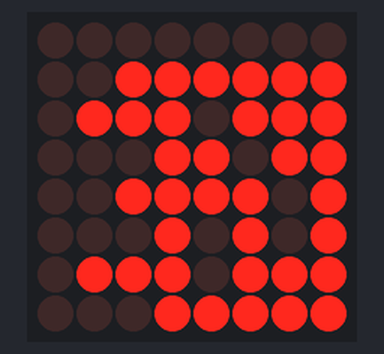
Recording of a sketch running on a simulated Arduino Uno, built with avr-gcc and run on an emulated ATmega328P. Shown: 8×8 LED matrix.

Above: at 0.1 s.
At 1.1 s:
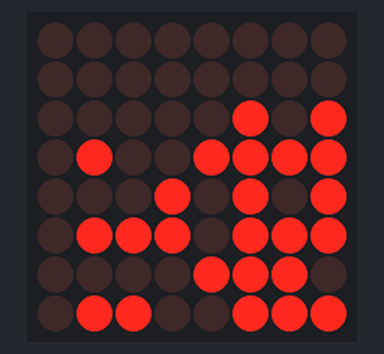
At 2.1 s:
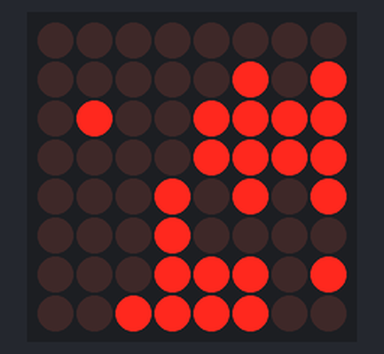
At 3.1 s:
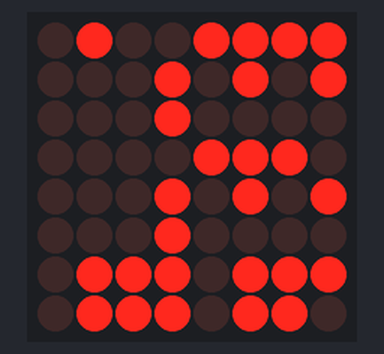

Measured:
- by itself, everything shown: repeats every 4.0 s, in 4 steps
- what the display in image 1 shows lasts 1.0 s, from 1.0 s to 2.0 s

The sketch:

Test-LCD-7Segment-8digits.ino
```cpp
/**
  * V.BRUEL
  *  Test to display the dust collection line names
  * We override the character table to display more characters.
  * This table is quite a standard modification to LedControl library.
  * I've just changed the way the 't' character is displayed: see ++MODIFIED-- tag below
  */
#include "LedControl.h"

/*
 Now we need a LedControl to work with.
 ***** These pin numbers will probably not work with your hardware *****
 pin 12 is connected to the DataIn
 pin 11 is connected to the CLK
 pin 10 is connected to LOAD
 We have only a single MAX72XX.
 */
LedControl lc=LedControl(9,11,10,1);

/* we always wait a bit between updates of the display */
unsigned long delaytime=250;

void setup() {
  /*
   The MAX72XX is in power-saving mode on startup,
   we have to do a wakeup call
   */
  lc.shutdown(0,false);
  /* Set the brightness to a medium values */
  lc.setIntensity(0,8);
  /* and clear the display */
  lc.clearDisplay(0);
}

const static byte mycharTable[128] = {
    B00000000,B00110000,B01101101,B01111001,B00110011,B01011011,B01011111,B01110000,
    B01111111,B01111011,B01110111,B00011111,B00001101,B00111101,B01001111,B01000111,
    B00000000,B00000000,B00000000,B00000000,B00000000,B00000000,B00000000,B00000000,
    B00000000,B00000000,B00000000,B00000000,B00000000,B00000000,B00000000,B00000000,
    B00000000,B00000000,B00000000,B00000000,B00000000,B00000000,B00000000,B00000000,
    B00000000,B00000000,B00000000,B00000000,B10000000,B00000001,B10000000,B00000000,
    B01111110,B00110000,B01101101,B01111001,B00110011,B01011011,B01011111,B01110000,
    B01111111,B01111011,B00000000,B00000000,B00000000,B00000000,B00000000,B00000000,
    B00000000,B01110111,B00011111,B00001101,B00111101,B01001111,B01000111,B01011110,
    B00110111,B00010000,B00111100,B01010111,B00001110,B01110110,B00010101,B00011101,
    B01100111,B01101111,B00000101,B00011011,B01001111,B00011100,B00111110,B00111111,
    B00110111,B00111011,B01101100,B00000000,B00000000,B00000000,B00000000,B00001000,
    B00000000,B01110111,B00011111,B00001101,B00111101,B01001111,B01000111,B01011110,
    B00110111,B00010000,B00111100,B01010111,B00001110,B01110110,B00010101,B00011101,
    B01100111,B01101111,B00000101,B00011011,B00001111/*++MODIFIED--*/,B00011100,B00111110,B00111111,
    B00110111,B00111011,B01101100,B00000000,B00000000,B00000000,B00000000,B00000000
};
void writeString(char *str) {
  lc.clearDisplay(0);
  for(int i=0;*(str+i) != '\0';i++) {
    char c = *(str+i);
    lc.setRow(0,7-i,mycharTable[c]);

  }
}

void loop() {
  writeString("BandSaw");
  delay(1000);
    writeString("Planer");
  delay(1000);
    writeString("Jointer");
  delay(1000);
    writeString("MainLine");
  delay(1000);
}
```
